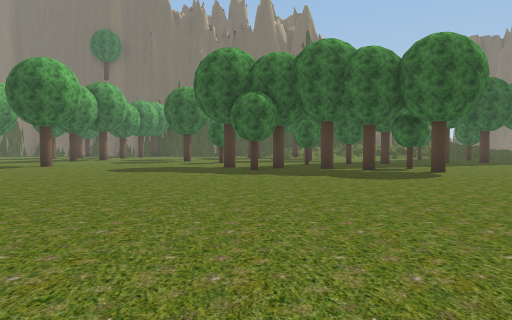
View 1 (above)

24 first-person views from a walk through a 3-D level made in the Unity game engine. The camera is 1.3 m above the floor, tilts 2° down and sees 70° across. The floor is counted in squares, 2 m on a side. Each view is taken from the middle of a square. On the plan, view 1 faces up. The plan holds only what a view shows up to about 11 squares ahead; the rest is blank. The place goes on beyond the plan. Some trees and plants on the terrain are drawn as simple stand-ins. The player is left out.

View 2
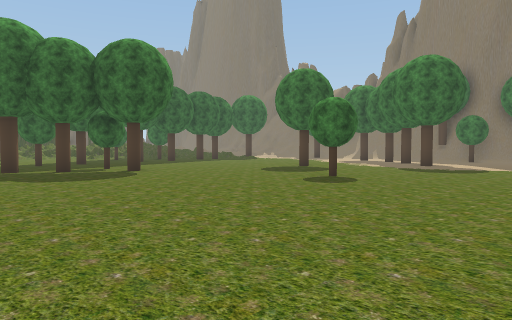

View 3
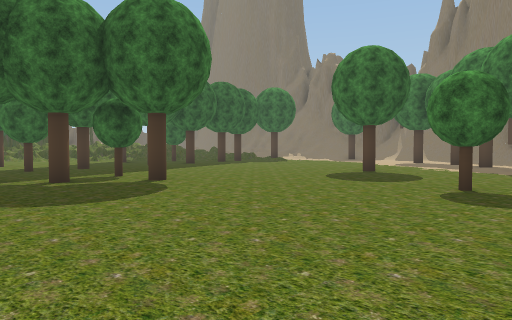

View 4
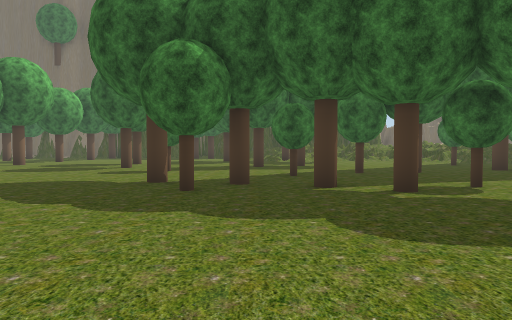

View 5
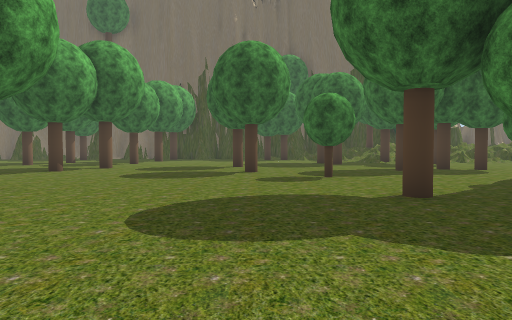

View 6
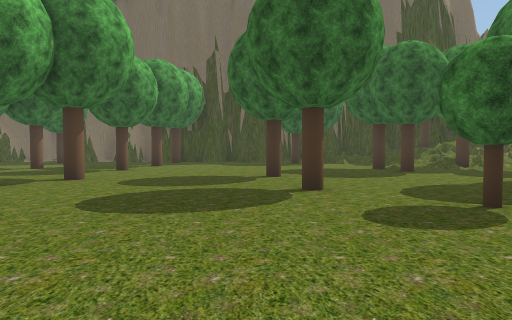

View 7
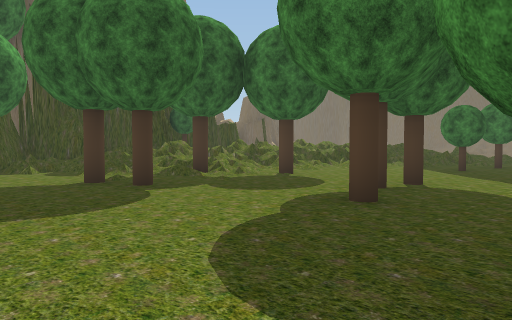

View 8
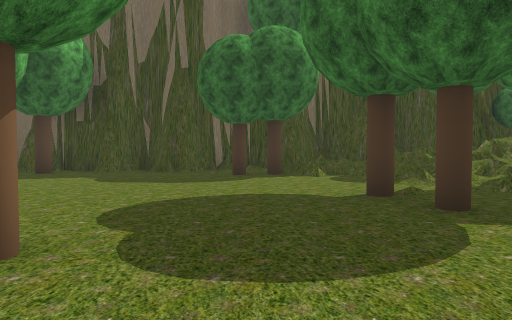

View 9
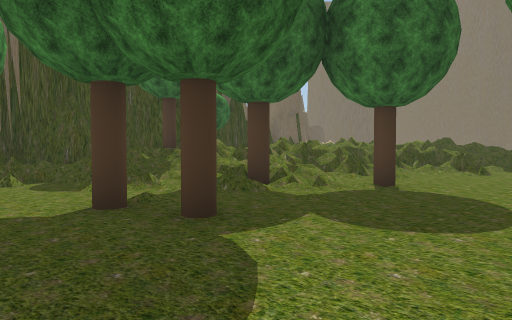

View 10
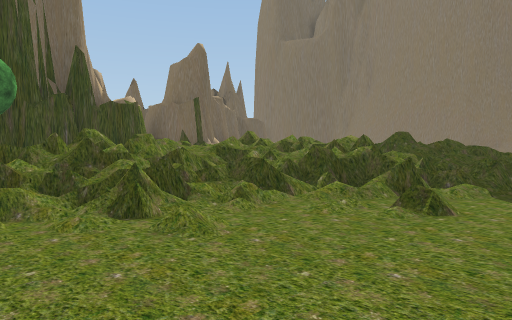

View 11
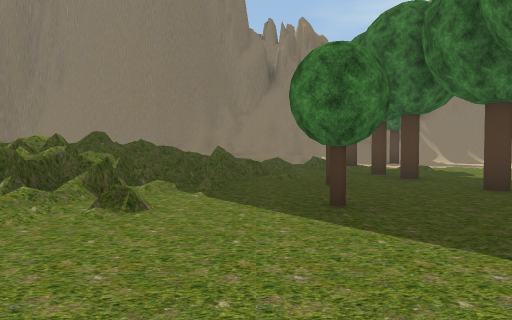

View 12
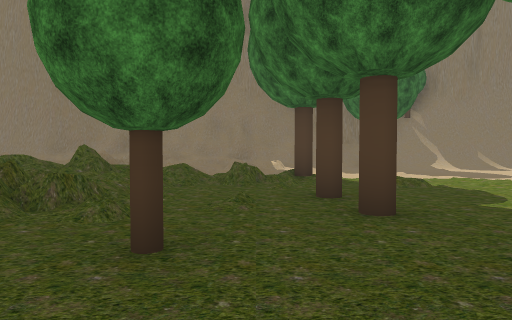

View 13
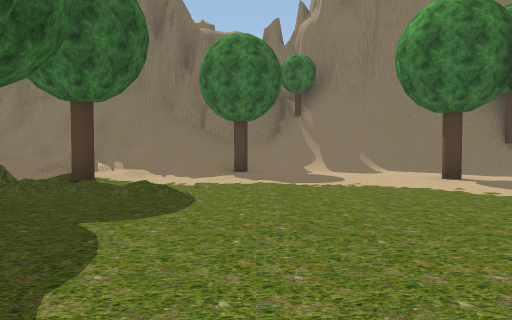

View 14
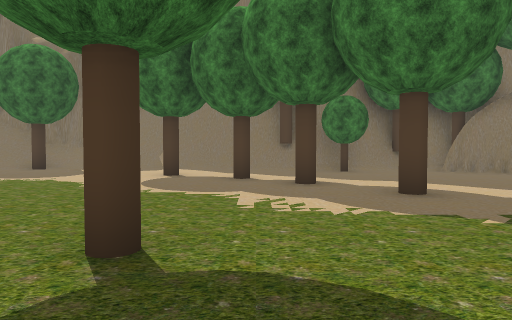

View 15
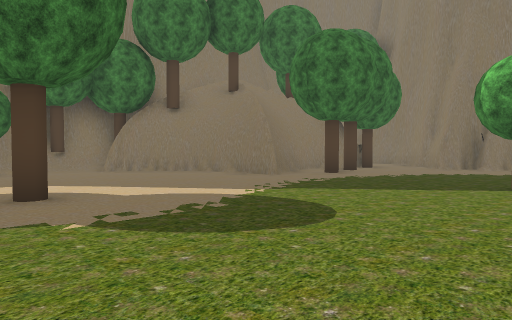

View 16
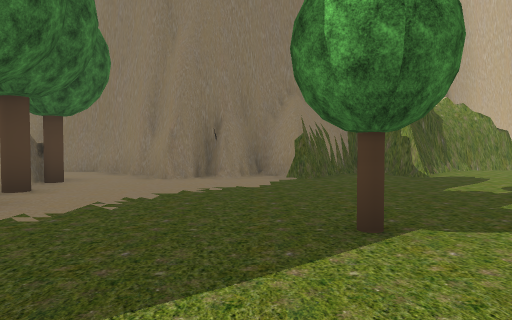

View 17
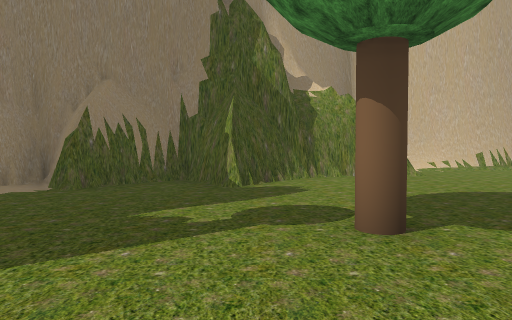

View 18
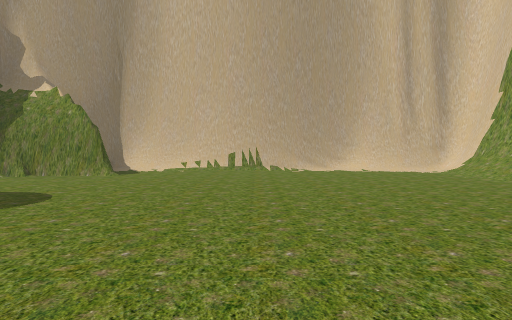

View 19
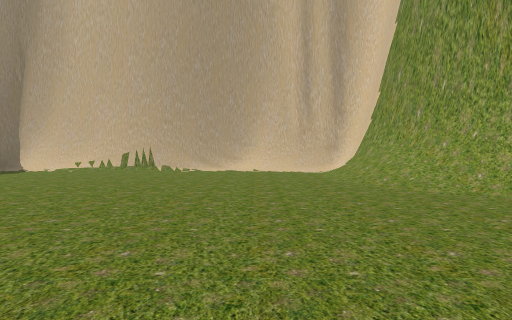

View 20
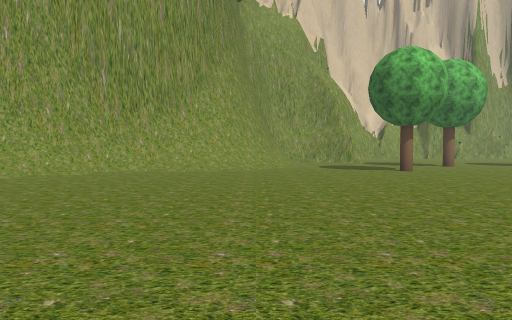

View 21
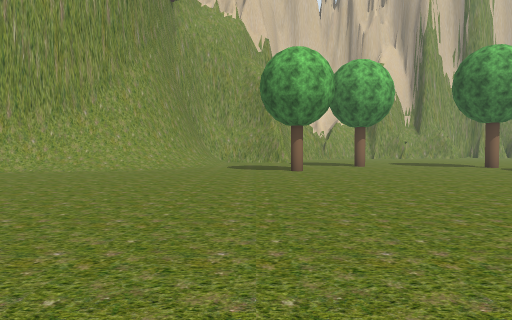

View 22
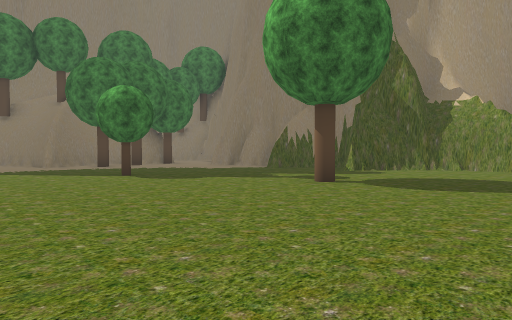

View 23
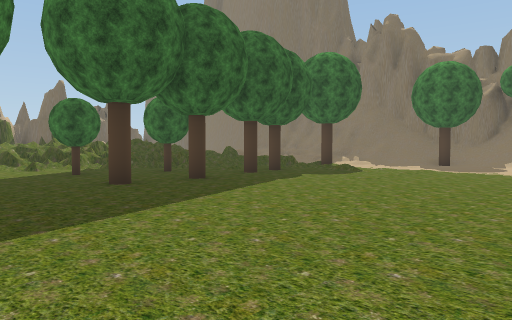

View 24
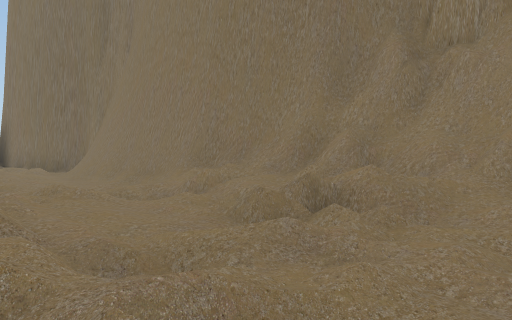

### Floor plan
Key: @ floor where view 1 was taken; # wall or solid block; . main floor; : floor 0.5 m higher than the main floor; + floor 0.75 m higher than the main floor; * floor 1 m higher than the main floor; % floor 1.25 m higher than the main floor; & floor 1.75 m higher than the main floor; / step, stairs or slope; = window, fence, low wall or low ledge; T tree.
Columns run from 10 left of view 1 to 20 right of it. Each row starts with its distance up from view 1.
 30                             ##
 29                            //#
 28     ######   #  ### ##     //#
 27   ###.#.#######T  ####     //#
 26   .T.../TT==*T#   =#==#   ///#
 25    ......./*+*% =#%%====  ///#
 24    T......//:#=/%=*%&%    / /#
 23     .......//://====##==  ///#
 22 ..........T.TT//=#=#====#=//=#
 21 ..T.......T...T....===#=/////#
 20 ..................=.===/=#///##
 19 ......T...............//  ///##
 18 ..T..........T....T.T...//////#
 17 .T.....T...T............/////##
 16  .....................TT.T////#
 15  .......T.........T.T........//
 14   ............TT........../..//
 13    .........T................T/
 12    T.....T...................//
 11 T  ........TT..T............./#
 10 .. .......T..T.T............./#
  9 ..........................T../#
  8 ....................T......../#
  7 ..........................T..##
  6 ........................T....#
  5 .................T.....T....T#
  4 .T...........................#
  3 .............................#
  2 ............................##
  1 ............................##
  0 /.........@...............###
 -1 #/.................T....###
 -2 #/.....................T.#
 -3 ##.............T........T#
 -4  #/......................
 -5  ##/....................T
 -6   #//..............#.##..
 -7   ##/...........########..
 -8    #/..........###     ####
 -9    #/........###
-10    #/////////#
-11    ###########

Positions as (right, up) in squares from view 1, and headings:
1: (0, 0), facing up
2: (0, 0), facing up-right
3: (1, 3), facing up-right
4: (1, 5), facing up
5: (-3, 7), facing up
6: (-4, 11), facing up
7: (-3, 15), facing up-right
8: (-2, 17), facing up
9: (-2, 18), facing up-right
10: (4, 19), facing up-right
11: (4, 19), facing right
12: (8, 17), facing right
13: (9, 13), facing right
14: (8, 7), facing right
15: (8, 6), facing down-right
16: (10, 2), facing down
17: (6, 0), facing down
18: (-1, 0), facing down
19: (-4, 0), facing down
20: (1, 0), facing left
21: (1, 3), facing left
22: (1, 3), facing down-right
23: (5, 9), facing up-right
24: (15, 18), facing up-right
